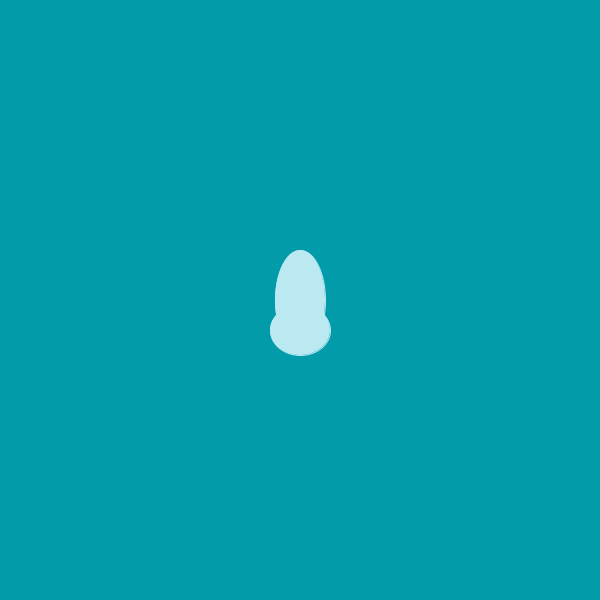
Frame 1 (no input)
Frame 60 (the mouse pressed at the canvas centre just before this capture): identical to frame 1, image omitted
Frame 120 (the mouse held since frame 60 and released just before this capture): identical to frame 1, image omitted

The Processing sketch that drew this single still picture (run headless with seeded random() and noise(); from frame 60 on, the mouse is pressed at the canvas centre):

// Processing sketch: RainGame
// ── RainGame.pde
void setup(){
  size(600, 600);
}

void draw(){
background(1, 155, 170);
fill(186, 233, 242);
stroke(186, 233, 242);
ellipse(300, 300, 50, 100);
fill(186, 233, 242);
stroke(186, 233, 242);
ellipse(300, 330, 60, 50);

}
